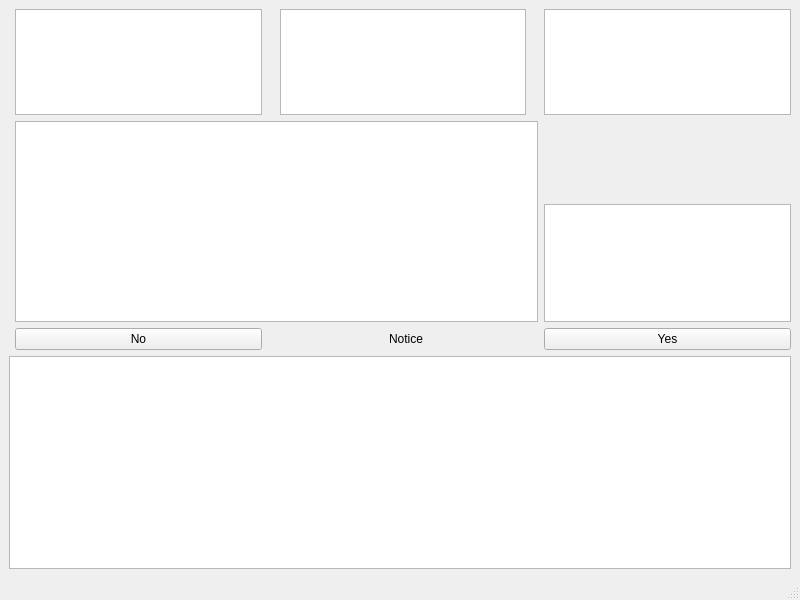
<?xml version="1.0" encoding="UTF-8"?>
<ui version="4.0">
 <class>PlayWindow</class>
 <widget class="QMainWindow" name="PlayWindow">
  <property name="geometry">
   <rect>
    <x>0</x>
    <y>0</y>
    <width>800</width>
    <height>600</height>
   </rect>
  </property>
  <property name="windowTitle">
   <string>MainWindow</string>
  </property>
  <widget class="QWidget" name="centralwidget">
   <layout class="QGridLayout" name="gridLayout">
    <item row="0" column="1">
     <widget class="QGraphicsView" name="player2GraphicsView">
      <property name="sizePolicy">
       <sizepolicy hsizetype="Expanding" vsizetype="Expanding">
        <horstretch>0</horstretch>
        <verstretch>3</verstretch>
       </sizepolicy>
      </property>
     </widget>
    </item>
    <item row="2" column="1" rowspan="5" colspan="6">
     <widget class="QGraphicsView" name="tableGraphicsView">
      <property name="sizePolicy">
       <sizepolicy hsizetype="Expanding" vsizetype="Expanding">
        <horstretch>0</horstretch>
        <verstretch>1</verstretch>
       </sizepolicy>
      </property>
     </widget>
    </item>
    <item row="0" column="7">
     <widget class="QGraphicsView" name="player1GraphicsView"/>
    </item>
    <item row="8" column="0" colspan="8">
     <widget class="QGraphicsView" name="myCardsGraphicsView">
      <property name="sizePolicy">
       <sizepolicy hsizetype="Expanding" vsizetype="Expanding">
        <horstretch>0</horstretch>
        <verstretch>6</verstretch>
       </sizepolicy>
      </property>
     </widget>
    </item>
    <item row="7" column="4" colspan="2">
     <widget class="QLabel" name="noticeLabel">
      <property name="text">
       <string>Notice</string>
      </property>
      <property name="alignment">
       <set>Qt::AlignCenter</set>
      </property>
     </widget>
    </item>
    <item row="0" column="4">
     <widget class="QGraphicsView" name="bottomCardsGraphicsView">
      <property name="layoutDirection">
       <enum>Qt::LeftToRight</enum>
      </property>
      <property name="interactive">
       <bool>true</bool>
      </property>
     </widget>
    </item>
    <item row="7" column="7">
     <widget class="QPushButton" name="yesPushButton">
      <property name="sizePolicy">
       <sizepolicy hsizetype="Minimum" vsizetype="Preferred">
        <horstretch>0</horstretch>
        <verstretch>0</verstretch>
       </sizepolicy>
      </property>
      <property name="text">
       <string>Yes</string>
      </property>
     </widget>
    </item>
    <item row="7" column="1">
     <widget class="QPushButton" name="noPushButton">
      <property name="sizePolicy">
       <sizepolicy hsizetype="Minimum" vsizetype="Preferred">
        <horstretch>0</horstretch>
        <verstretch>0</verstretch>
       </sizepolicy>
      </property>
      <property name="text">
       <string>No</string>
      </property>
     </widget>
    </item>
    <item row="4" column="7" rowspan="3">
     <widget class="QGraphicsView" name="player0GraphicsView">
      <property name="sizePolicy">
       <sizepolicy hsizetype="Preferred" vsizetype="Preferred">
        <horstretch>0</horstretch>
        <verstretch>0</verstretch>
       </sizepolicy>
      </property>
     </widget>
    </item>
   </layout>
  </widget>
  <widget class="QMenuBar" name="menubar">
   <property name="geometry">
    <rect>
     <x>0</x>
     <y>0</y>
     <width>800</width>
     <height>22</height>
    </rect>
   </property>
  </widget>
  <widget class="QStatusBar" name="statusbar"/>
 </widget>
 <resources/>
 <connections/>
</ui>
